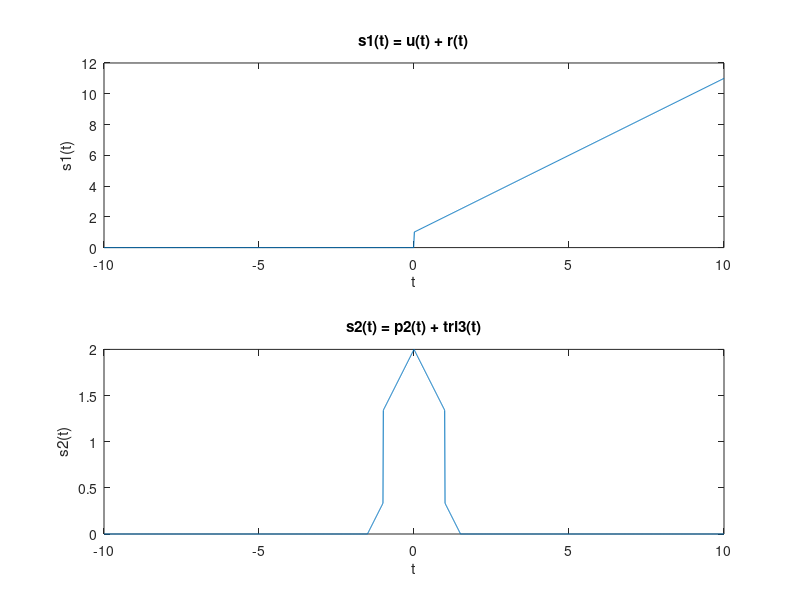

MATLAB code to generate this figure:
t = 2
T = linspace(-10,10,1000);
u_t = (T >= 0) .* 1;
r_t = (T >= 0) .* T;

s1_t = u_t + r_t;


%Convolution of p2(t) with itself
T = linspace(-10,10,1000);
T2 = linspace(-10,10,size(T,2)*2-1);
p2_t = (abs(T2) > 1) .* 0 + (abs(T2) <= 1) .* 1;
p3_t = (abs(T) > 1.5 ) .* 0 + (abs(T) <= 1.5) .* 1;
tri3_t = conv(p3_t,p3_t,'full');
tri3_t = tri3_t ./ max(tri3_t);

s2_t = p2_t + tri3_t;



subplot(2,1,1);
plot(T,s1_t);
title('s1(t) = u(t) + r(t)');
xlabel('t');
ylabel('s1(t)');
subplot(2,1,2);
plot(T2,s2_t);
title('s2(t) = p2(t) + tri3(t)');
xlabel('t');
ylabel('s2(t)');
